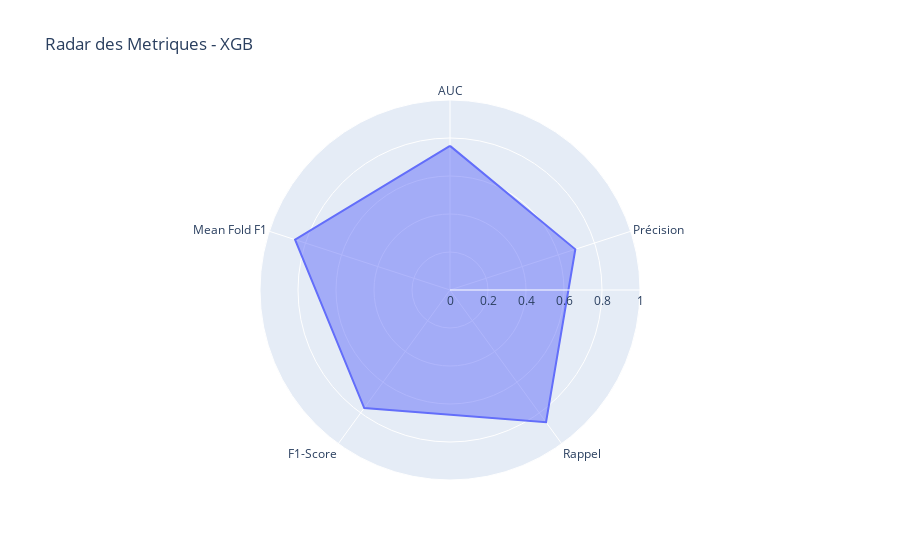
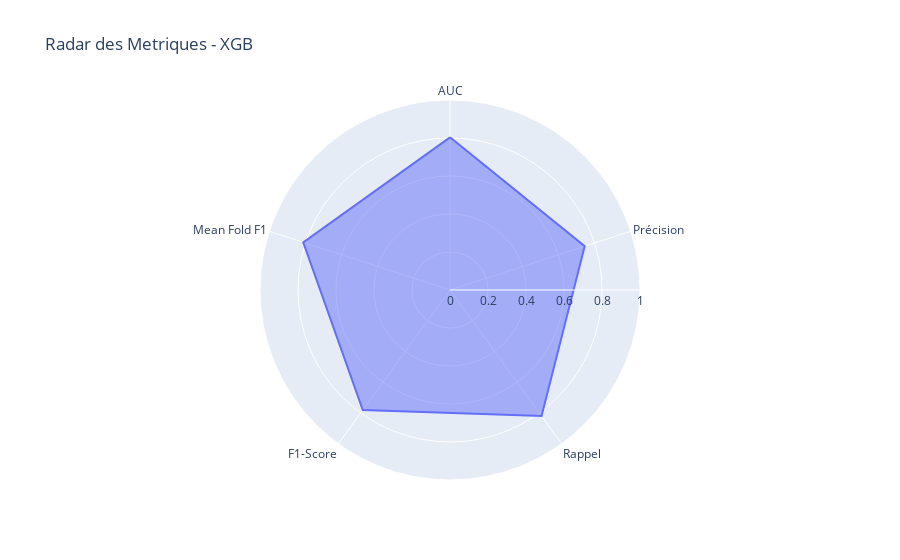

The cell these charts' notebook holds for them, in order:
### Markdown cell above
> XGBoost
***

### Code cell
for red in [True,False] : 
    print(f"------> Reduction = {red}")
    # Récupération des résultats
    results_xgb = train_with_calibration("xgb",X,y,reduction=red)

    # Stockage des résultats complets
    all_results[f'XGB_{red}'] = results_xgb

    # Affectation de la ligne dans le dataframe
    report_df.loc[len(report_df)] = ["xgb",
                                    results_xgb["accuracy"],
                                    results_xgb["precision"],
                                    results_xgb["recall"], 
                                    results_xgb["f1-score"], 
                                    results_xgb["auc_calibrated"],
                                    results_xgb["best_threshold"],
                                    results_xgb["mean_fold_scores"],red]

### Figure 1 — Plotly figure (JSON) as saved in the notebook; plotly's stock layout.template omitted (floating-point values rounded to 4 significant figures)
{"data": [{"fill": "toself", "hovertemplate": "r=%{r}<br>theta=%{theta}<extra></extra>", "legendgroup": "", "line": {"color": "#636efa", "dash": "solid"}, "marker": {"symbol": "circle"}, "mode": "lines", "name": "", "r": [0.7586, 0.6935, 0.86, 0.7679, 0.8574, 0.7586], "showlegend": false, "subplot": "polar", "theta": ["AUC", "Précision", "Rappel", "F1-Score", "Mean Fold F1", "AUC"], "type": "scatterpolar"}], "layout": {"legend": {"tracegroupgap": 0}, "polar": {"angularaxis": {"direction": "clockwise", "rotation": 90}, "domain": {"x": [0, 1], "y": [0, 1]}, "radialaxis": {"range": [0, 1], "visible": true}}, "showlegend": false, "title": {"text": "Radar des Metriques - XGB"}}}

### Figure 2 — Plotly figure (JSON) as saved in the notebook; plotly's stock layout.template omitted (floating-point values rounded to 4 significant figures)
{"data": [{"fill": "toself", "hovertemplate": "r=%{r}<br>theta=%{theta}<extra></extra>", "legendgroup": "", "line": {"color": "#636efa", "dash": "solid"}, "marker": {"symbol": "circle"}, "mode": "lines", "name": "", "r": [0.8034, 0.7455, 0.82, 0.781, 0.8121, 0.8034], "showlegend": false, "subplot": "polar", "theta": ["AUC", "Précision", "Rappel", "F1-Score", "Mean Fold F1", "AUC"], "type": "scatterpolar"}], "layout": {"legend": {"tracegroupgap": 0}, "polar": {"angularaxis": {"direction": "clockwise", "rotation": 90}, "domain": {"x": [0, 1], "y": [0, 1]}, "radialaxis": {"range": [0, 1], "visible": true}}, "showlegend": false, "title": {"text": "Radar des Metriques - XGB"}}}
